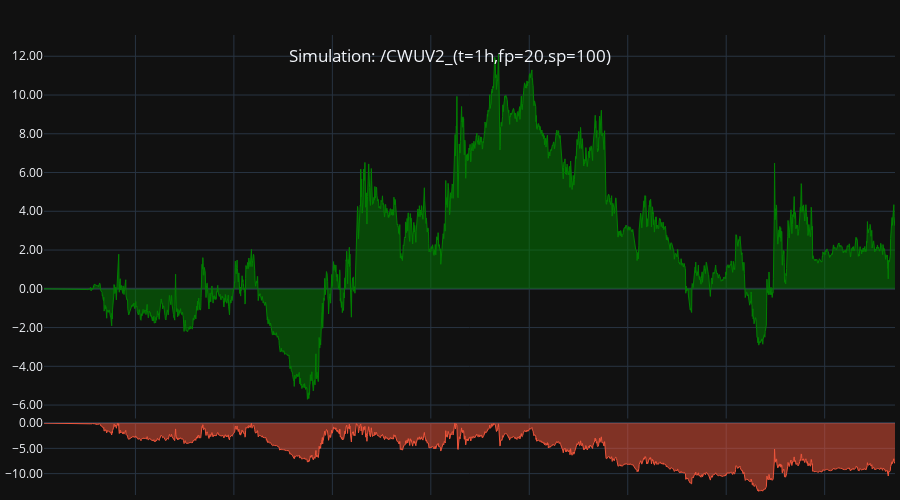
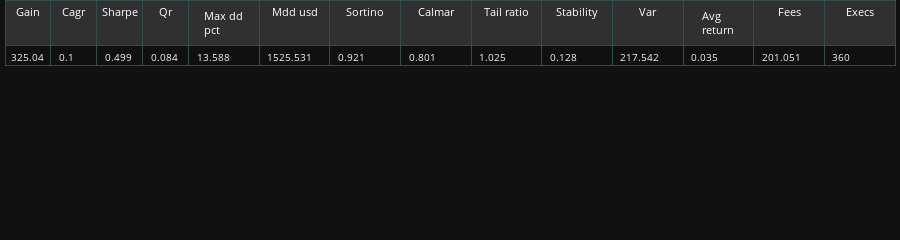

Source (notebook cell) for these figures, in order:
### Code cell
tearsheet(rep3)

### Figure 1 — Plotly figure (JSON) as saved in the notebook; plotly's stock layout.template omitted (floating-point values rounded to 4 significant figures; data arrays with more than 128 entries replaced by an {"elided": "..."} marker saying what was removed)
{"data": [{"fill": "tozeroy", "line": {"color": "green", "width": 1}, "mode": "lines", "name": "Returns", "type": "scatter", "uid": "18bebb4e-7e52-4ae1-9379-a9e9747477cf", "x": {"elided": "2905 str values"}, "xaxis": "x", "y": {"elided": "2905 float values"}, "yaxis": "y"}, {"fill": "tozeroy", "line": {"width": 1}, "mode": "lines", "name": "Drawdown_1", "type": "scatter", "uid": "f4b0b9ad-f029-4419-9ef3-47e23ab023d9", "x": {"elided": "2905 str values"}, "xaxis": "x", "y": {"elided": "2905 float values"}, "yaxis": "y2"}], "layout": {"dragmode": "zoom", "height": 500, "hoverdistance": 1000, "hovermode": "x unified", "margin": {"b": 5, "l": 5, "r": 5, "t": 35}, "modebar": {"add": ["drawline", "drawopenpath", "drawrect", "eraseshape"]}, "newshape": {"line": {"color": "yellow", "width": 1}}, "showlegend": false, "title": {"text": " Simulation: /CWUV2_(t=1h,fp=20,sp=100)", "x": 0.5, "xanchor": "center", "y": 0.9, "yanchor": "top"}, "xaxis": {"anchor": "y", "domain": [0, 1], "hoverformat": "%d-%b-%y %H:%M", "matches": "x2", "rangeslider": {"visible": false}, "showspikes": true, "showticklabels": false, "spikecolor": "#306020", "spikedash": "dot", "spikemode": "across", "spikesnap": "cursor", "spikethickness": 1}, "xaxis2": {"anchor": "y2", "domain": [0, 1], "showspikes": true, "spikecolor": "#306020", "spikedash": "dot", "spikemode": "across", "spikesnap": "cursor", "spikethickness": 1}, "yaxis": {"anchor": "x", "domain": [0.1663, 1], "hoverformat": ".2f", "spikecolor": "#306020", "spikesnap": "cursor", "spikethickness": 1, "tickformat": ".2f"}, "yaxis2": {"anchor": "x2", "domain": [0, 0.1563], "range": [{"elided": "2905 float values"}, 0], "spikecolor": "#306020", "spikesnap": "cursor", "spikethickness": 1, "tickformat": ".2f"}}}

### Figure 2 — Plotly figure (JSON) as saved in the notebook; plotly's stock layout.template omitted (floating-point values rounded to 4 significant figures)
{"data": [{"cells": {"align": ["center", "left"], "fill": {"color": "#101010"}, "font": {"size": 10}, "line": {"color": "darkslategray"}, "values": [325.0, 0.1, 0.499, 0.084, 13.59, 1526.0, 0.921, 0.801, 1.025, 0.128, 217.5, 0.035, 201.1, 360]}, "columnwidth": [130, 130, 130, 130, 200], "header": {"fill": {"color": "#303030"}, "font": {"color": "white", "size": 11}, "line": {"color": "darkslategray"}, "values": ["Gain", "Cagr", "Sharpe", "Qr", "Max dd pct", "Mdd usd", "Sortino", "Calmar", "Tail ratio", "Stability", "Var", "Avg return", "Fees", "Execs"]}, "type": "table", "uid": "6bbc5c0e-1bc5-4c85-ade4-2b39c5aebf36"}], "layout": {"height": 80, "margin": {"b": 1, "l": 5, "r": 5, "t": 0}}}
